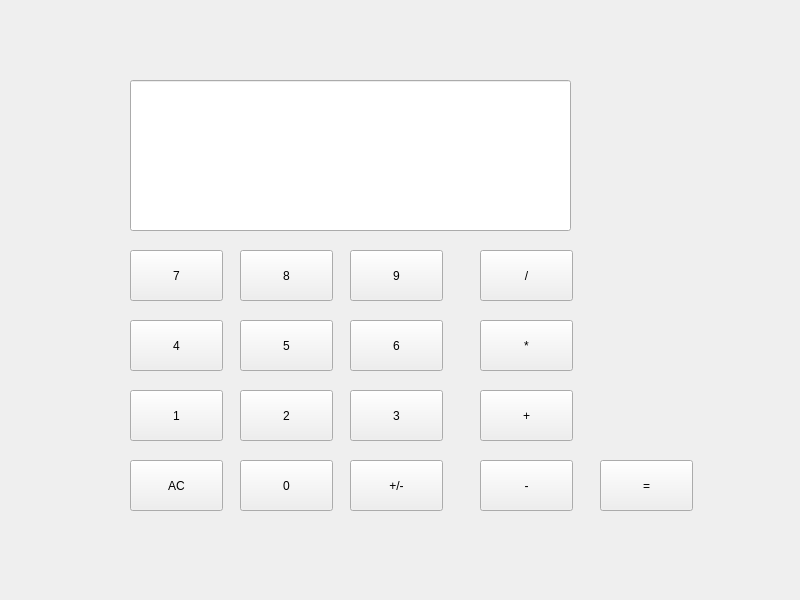
<?xml version="1.0" encoding="UTF-8"?>
<ui version="4.0">
 <class>MainWindow</class>
 <widget class="QMainWindow" name="MainWindow">
  <property name="geometry">
   <rect>
    <x>0</x>
    <y>0</y>
    <width>800</width>
    <height>600</height>
   </rect>
  </property>
  <property name="windowTitle">
   <string>MainWindow</string>
  </property>
  <widget class="QWidget" name="centralwidget">
   <widget class="QPushButton" name="btndivide">
    <property name="geometry">
     <rect>
      <x>480</x>
      <y>250</y>
      <width>93</width>
      <height>51</height>
     </rect>
    </property>
    <property name="text">
     <string>/</string>
    </property>
   </widget>
   <widget class="QPushButton" name="btnmultiple">
    <property name="geometry">
     <rect>
      <x>480</x>
      <y>320</y>
      <width>93</width>
      <height>51</height>
     </rect>
    </property>
    <property name="text">
     <string>*</string>
    </property>
   </widget>
   <widget class="QPushButton" name="btnadd">
    <property name="geometry">
     <rect>
      <x>480</x>
      <y>390</y>
      <width>93</width>
      <height>51</height>
     </rect>
    </property>
    <property name="text">
     <string>+</string>
    </property>
   </widget>
   <widget class="QPushButton" name="btnsub">
    <property name="geometry">
     <rect>
      <x>480</x>
      <y>460</y>
      <width>93</width>
      <height>51</height>
     </rect>
    </property>
    <property name="text">
     <string>-</string>
    </property>
   </widget>
   <widget class="QPushButton" name="btnanswer">
    <property name="geometry">
     <rect>
      <x>600</x>
      <y>460</y>
      <width>93</width>
      <height>51</height>
     </rect>
    </property>
    <property name="text">
     <string>=</string>
    </property>
   </widget>
   <widget class="QPushButton" name="pushButton">
    <property name="geometry">
     <rect>
      <x>350</x>
      <y>250</y>
      <width>93</width>
      <height>51</height>
     </rect>
    </property>
    <property name="text">
     <string>9</string>
    </property>
   </widget>
   <widget class="QPushButton" name="pushButton_2">
    <property name="geometry">
     <rect>
      <x>350</x>
      <y>320</y>
      <width>93</width>
      <height>51</height>
     </rect>
    </property>
    <property name="text">
     <string>6</string>
    </property>
   </widget>
   <widget class="QPushButton" name="pushButton_3">
    <property name="geometry">
     <rect>
      <x>350</x>
      <y>390</y>
      <width>93</width>
      <height>51</height>
     </rect>
    </property>
    <property name="text">
     <string>3</string>
    </property>
   </widget>
   <widget class="QPushButton" name="pushButton_4">
    <property name="geometry">
     <rect>
      <x>240</x>
      <y>250</y>
      <width>93</width>
      <height>51</height>
     </rect>
    </property>
    <property name="text">
     <string>8</string>
    </property>
   </widget>
   <widget class="QPushButton" name="pushButton_5">
    <property name="geometry">
     <rect>
      <x>240</x>
      <y>320</y>
      <width>93</width>
      <height>51</height>
     </rect>
    </property>
    <property name="text">
     <string>5</string>
    </property>
   </widget>
   <widget class="QPushButton" name="pushButton_6">
    <property name="geometry">
     <rect>
      <x>240</x>
      <y>390</y>
      <width>93</width>
      <height>51</height>
     </rect>
    </property>
    <property name="text">
     <string>2</string>
    </property>
   </widget>
   <widget class="QPushButton" name="pushButton_7">
    <property name="geometry">
     <rect>
      <x>130</x>
      <y>250</y>
      <width>93</width>
      <height>51</height>
     </rect>
    </property>
    <property name="text">
     <string>7</string>
    </property>
   </widget>
   <widget class="QPushButton" name="pushButton_8">
    <property name="geometry">
     <rect>
      <x>130</x>
      <y>320</y>
      <width>93</width>
      <height>51</height>
     </rect>
    </property>
    <property name="text">
     <string>4</string>
    </property>
   </widget>
   <widget class="QPushButton" name="pushButton_9">
    <property name="geometry">
     <rect>
      <x>130</x>
      <y>390</y>
      <width>93</width>
      <height>51</height>
     </rect>
    </property>
    <property name="text">
     <string>1</string>
    </property>
   </widget>
   <widget class="QPushButton" name="pushButton_10">
    <property name="geometry">
     <rect>
      <x>130</x>
      <y>460</y>
      <width>93</width>
      <height>51</height>
     </rect>
    </property>
    <property name="text">
     <string>AC</string>
    </property>
   </widget>
   <widget class="QPushButton" name="pushButton_11">
    <property name="geometry">
     <rect>
      <x>240</x>
      <y>460</y>
      <width>93</width>
      <height>51</height>
     </rect>
    </property>
    <property name="text">
     <string>0</string>
    </property>
   </widget>
   <widget class="QPushButton" name="pushButton_12">
    <property name="geometry">
     <rect>
      <x>350</x>
      <y>460</y>
      <width>93</width>
      <height>51</height>
     </rect>
    </property>
    <property name="text">
     <string>+/-</string>
    </property>
   </widget>
   <widget class="QLineEdit" name="lineEdit_2">
    <property name="geometry">
     <rect>
      <x>130</x>
      <y>80</y>
      <width>441</width>
      <height>151</height>
     </rect>
    </property>
   </widget>
  </widget>
 </widget>
 <resources/>
 <connections/>
</ui>
